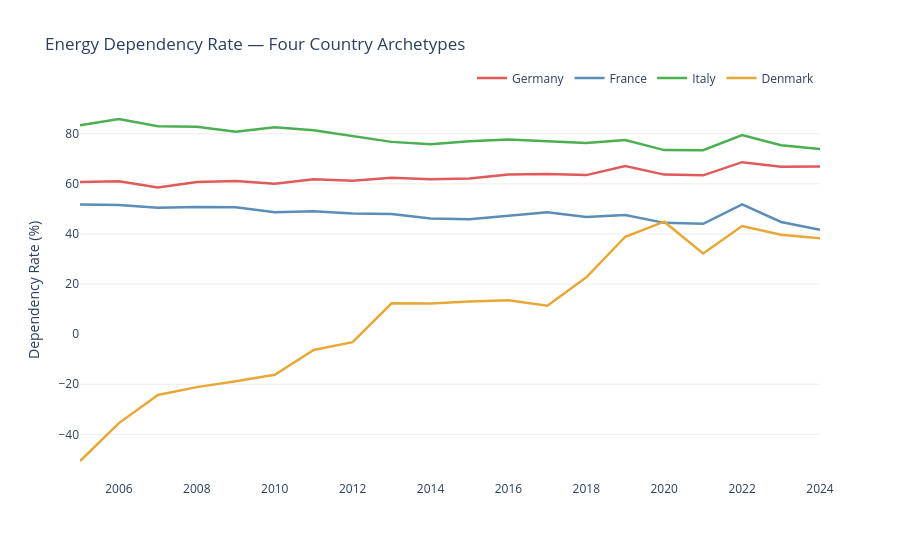

This figure's notebook cell:
### Code cell
fig = chart_archetype_dependency(df)
fig.show()

### Figure 1 — Plotly figure (JSON) as saved in the notebook; plotly's stock layout.template omitted (floating-point values rounded to 4 significant figures)
{"data": [{"line": {"color": "#E05A5A", "width": 2.5}, "name": "Germany", "type": "scatter", "x": [2005, 2006, 2007, 2008, 2009, 2010, 2011, 2012, 2013, 2014, 2015, 2016, 2017, 2018, 2019, 2020, 2021, 2022, 2023, 2024], "y": [60.74, 60.98, 58.52, 60.77, 61.1, 59.99, 61.8, 61.22, 62.41, 61.78, 62.13, 63.75, 63.96, 63.48, 67.06, 63.68, 63.39, 68.65, 66.83, 66.89]}, {"line": {"color": "#5B8DB8", "width": 2.5}, "name": "France", "type": "scatter", "x": [2005, 2006, 2007, 2008, 2009, 2010, 2011, 2012, 2013, 2014, 2015, 2016, 2017, 2018, 2019, 2020, 2021, 2022, 2023, 2024], "y": [51.7, 51.52, 50.42, 50.75, 50.65, 48.67, 49.01, 48.13, 47.93, 46.21, 45.89, 47.33, 48.7, 46.73, 47.58, 44.42, 44.04, 51.82, 44.77, 41.68]}, {"line": {"color": "#4CAF50", "width": 2.5}, "name": "Italy", "type": "scatter", "x": [2005, 2006, 2007, 2008, 2009, 2010, 2011, 2012, 2013, 2014, 2015, 2016, 2017, 2018, 2019, 2020, 2021, 2022, 2023, 2024], "y": [83.35, 85.87, 83.0, 82.8, 80.78, 82.57, 81.35, 79.11, 76.74, 75.81, 77.03, 77.65, 76.98, 76.34, 77.48, 73.45, 73.42, 79.49, 75.36, 73.88]}, {"line": {"color": "#E8A838", "width": 2.5}, "name": "Denmark", "type": "scatter", "x": [2005, 2006, 2007, 2008, 2009, 2010, 2011, 2012, 2013, 2014, 2015, 2016, 2017, 2018, 2019, 2020, 2021, 2022, 2023, 2024], "y": [-50.62, -35.49, -24.25, -21.13, -18.8, -16.24, -6.31, -3.18, 12.31, 12.23, 13.08, 13.57, 11.34, 22.7, 38.88, 44.89, 32.22, 43.14, 39.71, 38.23]}], "layout": {"legend": {"orientation": "h", "x": 1, "xanchor": "right", "y": 1.02, "yanchor": "bottom"}, "plot_bgcolor": "white", "title": {"text": "Energy Dependency Rate — Four Country Archetypes"}, "xaxis": {"title": {}}, "yaxis": {"gridcolor": "#eeeeee", "title": {"text": "Dependency Rate (%)"}}}}
